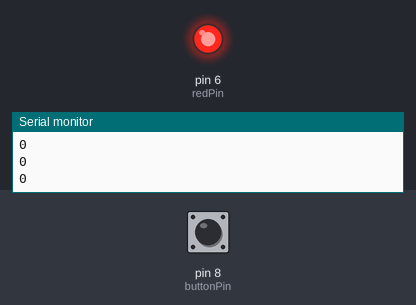
Recording of a sketch running on a simulated Arduino Uno, built with avr-gcc and run on an emulated ATmega328P. Parts: output pins drawn as LEDs (lit = HIGH), the last lines printed to the serial monitor. Inputs (shaded band) come from the test bench; at power-on: pin 8 (buttonPin) LOW.

Above: at 1.2 s.
1.3 s: pin 8 (buttonPin) pulled HIGH for 0.15 s
At 1.5 s:
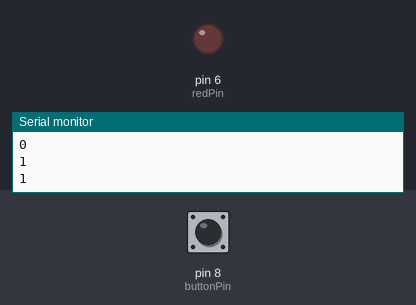
3.1 s: pin 8 (buttonPin) pulled HIGH for 3.2 s
At 7.2 s:
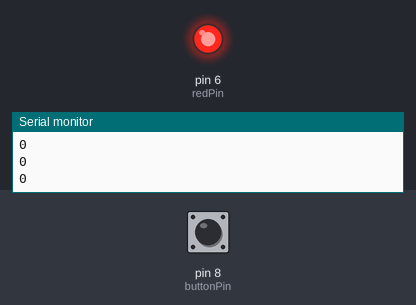
Timing chart, 0 to 8.7 s (numbered marks = the images above; inputs shaded):
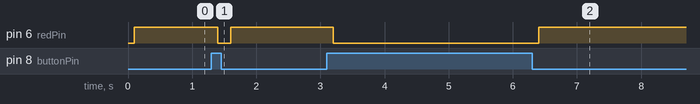

Measured:
- after the input at 1.3 s, pin 6 (redPin): HIGH → LOW after 0.10 s, → HIGH 0.20 s later
- after the input at 3.1 s, pin 6 (redPin): HIGH → LOW after 0.10 s, → HIGH 3.2 s later

The sketch:

Lesson27_New_Ard.ino
```cpp
int redPin = 6;
int buttonPin = 8;
int buttonRead;
int DT = 100;

void setup() {
  // put your setup code here, to run once:
Serial.begin(9600);
pinMode(redPin,OUTPUT);
pinMode(buttonPin,INPUT);

}

void loop() {
  // put your main code here, to run repeatedly:

buttonRead = digitalRead(buttonPin);
Serial.println(buttonRead);
delay(DT);
if (buttonRead == 1){
  digitalWrite(redPin,LOW);
}
if (buttonRead == 0){
  digitalWrite(redPin,HIGH);
}

}
```
